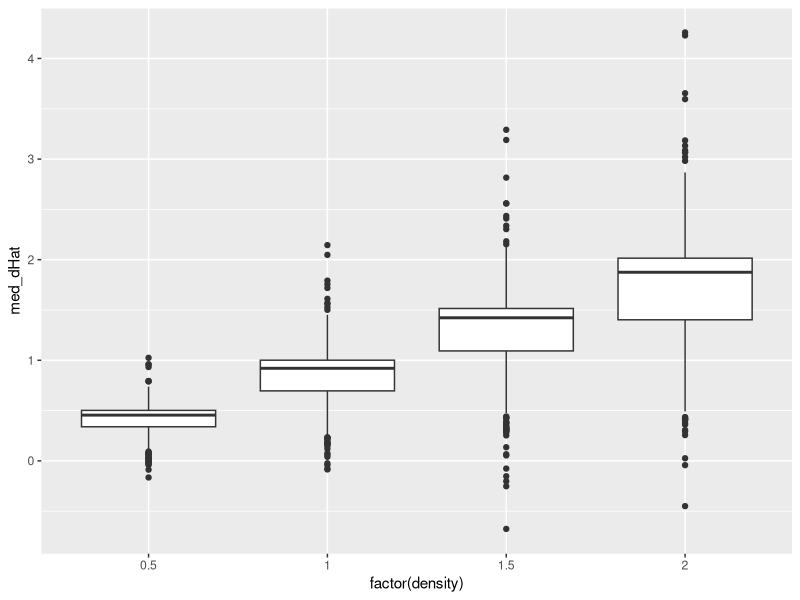
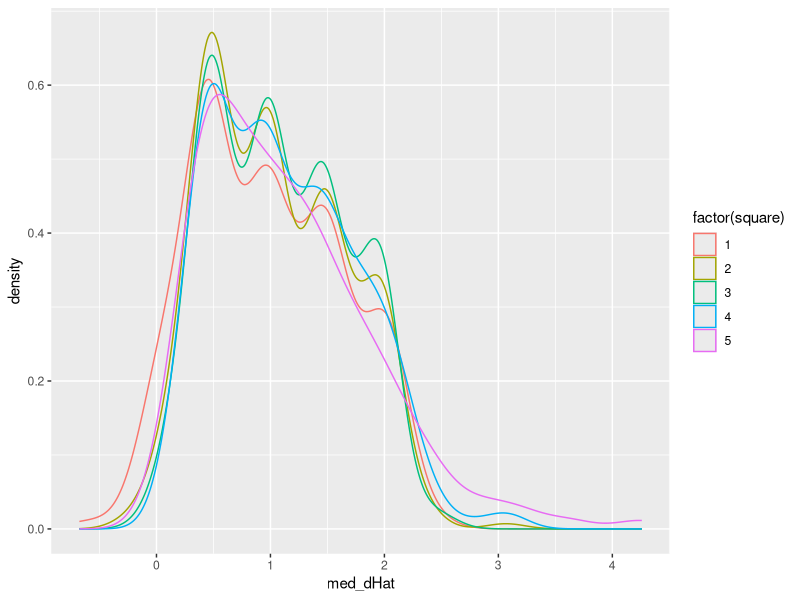

Write the R code that produced these figures, in order.
# Copyright (c) 2017 Alton Barbehenn

# This script loads a course, set of simulation parameters and their resulting statistics 
# (From MultiParameterSimulation.R). It then runs some of the interesting analyses to 
# determine whether or not the ranges are good and if we want to make the resolution finer 
# for more data points. 

library(data.table)
library(ggplot2)

Sim <- read.csv("data/StudyAggregate_2017-11-28_18-44-35.csv", header = TRUE, row.names = NULL)


# Aggregate the statistics with the same parameters
# I chose median at this point because of it's robustness
# AggStats <- aggregate(cbind(dHat, nHat, pHat, pHatZeroNeg, pHatDropNeg, aHat) ~ square + TrapSpacing + FieldSize + CatchRadius + density, data = Sim, median)

# Using the data.table structure might be faster
# OMITING NA VALUES!!
Sim <- data.table(Sim)
AggStats <- Sim[, .(med_dHat = median(na.omit(dHat)), 
                    med_nHat = median(na.omit(nHat)),
                    med_pHat = median(na.omit(pHat)),
                    med_pHatZeroNeg = median(na.omit(pHatZeroNeg)),
                    med_pHatDropNeg = median(na.omit(pHatDropNeg)),
                    med_aHat = median(na.omit(aHat))), 
                by = .(square, TrapSpacing, FieldSize, CatchRadius, density)]

# Look at the correlation between density and dHat, colored by ring/square
p <- ggplot(data = AggStats) + geom_boxplot(mapping = aes(x = factor(density), y = med_dHat))
p
cor.test(x = AggStats$density, y = AggStats$med_dHat, method = "pearson")
cor.test(x = AggStats$density, y = AggStats$med_dHat, method = "kendall")

# So they appear to be correlated but look systematically biased
# We can see this by looking at the peaks in the density plots
p <- ggplot(data = AggStats) + geom_density(mapping = aes(x = med_dHat, colour = factor(square)))
p





















